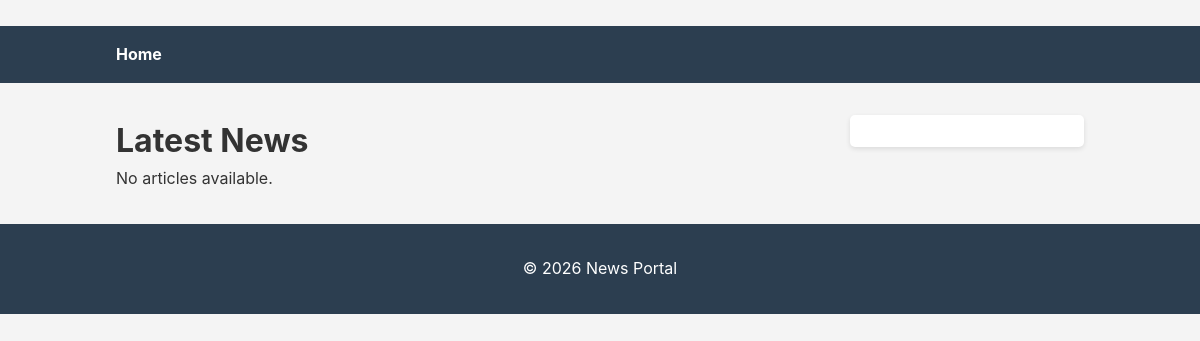
Before: /news/ with the older database file.
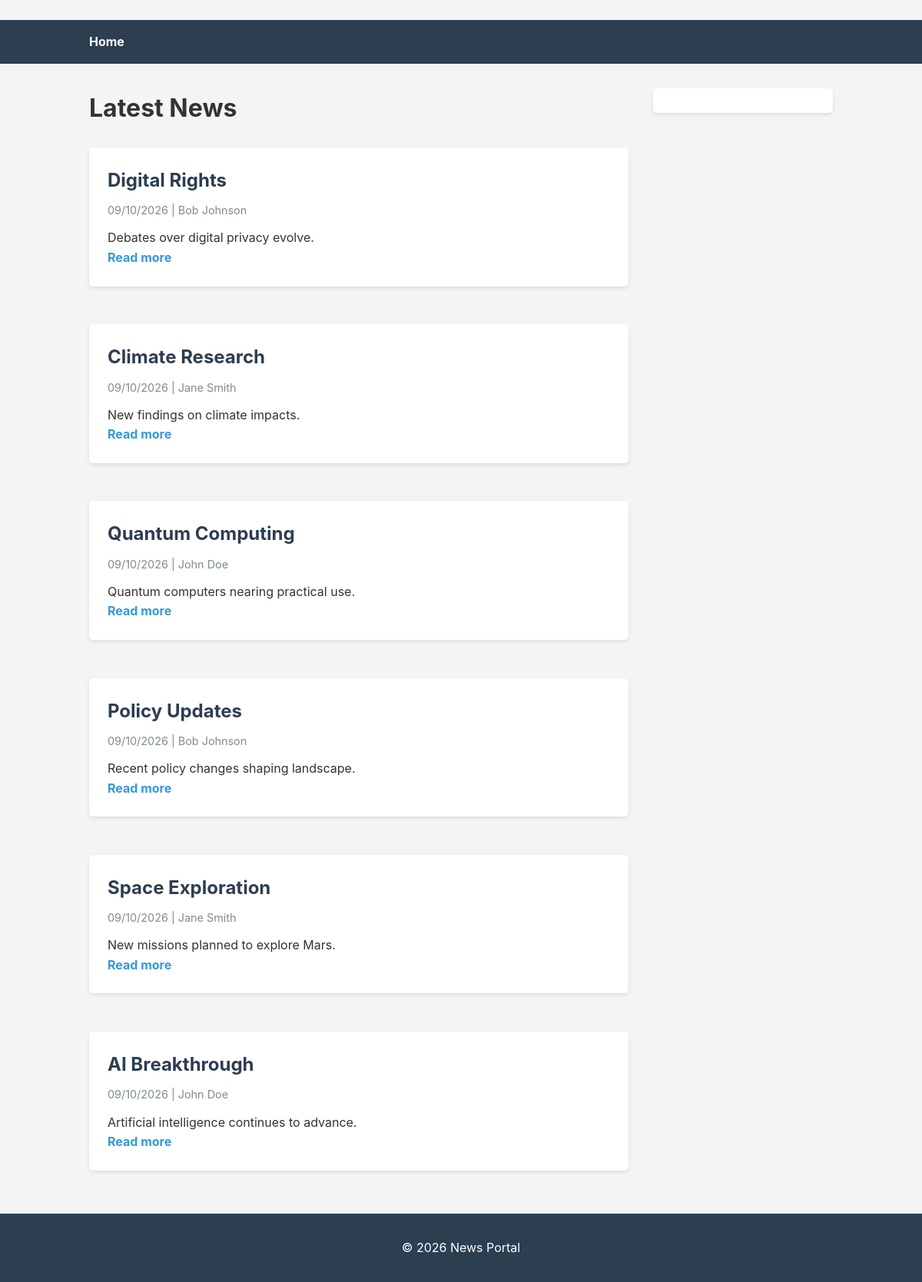
After: the same page with the newer database file.
### news/models.py (models this page shows, shortened)
class Article(models.Model):
    title = models.CharField(max_length=250)
    slug = models.SlugField(max_length=280, unique=True, blank=True)
    content = models.TextField()
    published_at = models.DateTimeField()
    image = models.ImageField(upload_to='articles/', blank=True, null=True)
    author = models.ForeignKey(Author, on_delete=models.CASCADE, related_name='articles')
    categories = models.ManyToManyField(Category, related_name='articles', blank=True)
    class Meta:
        ordering = ['-published_at']

class Author(models.Model):
    name = models.CharField(max_length=150)
    bio = models.TextField(blank=True)
    photo = models.ImageField(upload_to='authors/', blank=True, null=True)
    class Meta:
        ordering = ['name']

### news/views.py (the view)
# urls.py: path('', views.index, name='index'),
def index(request):
    articles = Article.objects.select_related('author').prefetch_related('categories').all()
    return render(request, 'news/index.html', {'articles': articles})

### templates/news/index.html (shortened to what this page needs)
﻿{% extends 'base.html' %}
{% block content %}
    <h1>Latest News</h1>
    {% for article in articles %}
        {% include 'news/_article_card.html' %}
    {% empty %}
        <p>No articles available.</p>
    {% endfor %}
{% endblock %}

### templates/news/_article_card.html (shortened to what this page needs)
﻿{% load static %}
<div class="article-card">
    <h2><a href="{% url 'news:article_detail' article.pk %}">{{ article.title }}</a></h2>
    <p class="meta">{{ article.published_at|date:"d/m/Y" }} | {{ article.author.name }}</p>
    <p>{{ article.content|truncatewords:30 }}</p>
    <a href="{% url 'news:article_detail' article.pk %}" class="read-more">Read more</a>
</div>

Changed rows visible on the page:
added Article: title "Digital Rights", published_at "09/10/2026", author.name "Bob Johnson", content "Debates over digital privacy evolve."
added Article: title "Climate Research", published_at "09/10/2026", author.name "Jane Smith", content "New findings on climate impacts."
added Article: title "Quantum Computing", published_at "09/10/2026", author.name "John Doe", content "Quantum computers nearing practical use."
added Article: title "Policy Updates", published_at "09/10/2026", author.name "Bob Johnson", content "Recent policy changes shaping landscape."
added Article: title "Space Exploration", published_at "09/10/2026", author.name "Jane Smith", content "New missions planned to explore Mars."
added Article: title "AI Breakthrough", published_at "09/10/2026", author.name "John Doe", content "Artificial intelligence continues to advance."
Other visible differences:
text no longer shown: "No articles available."
